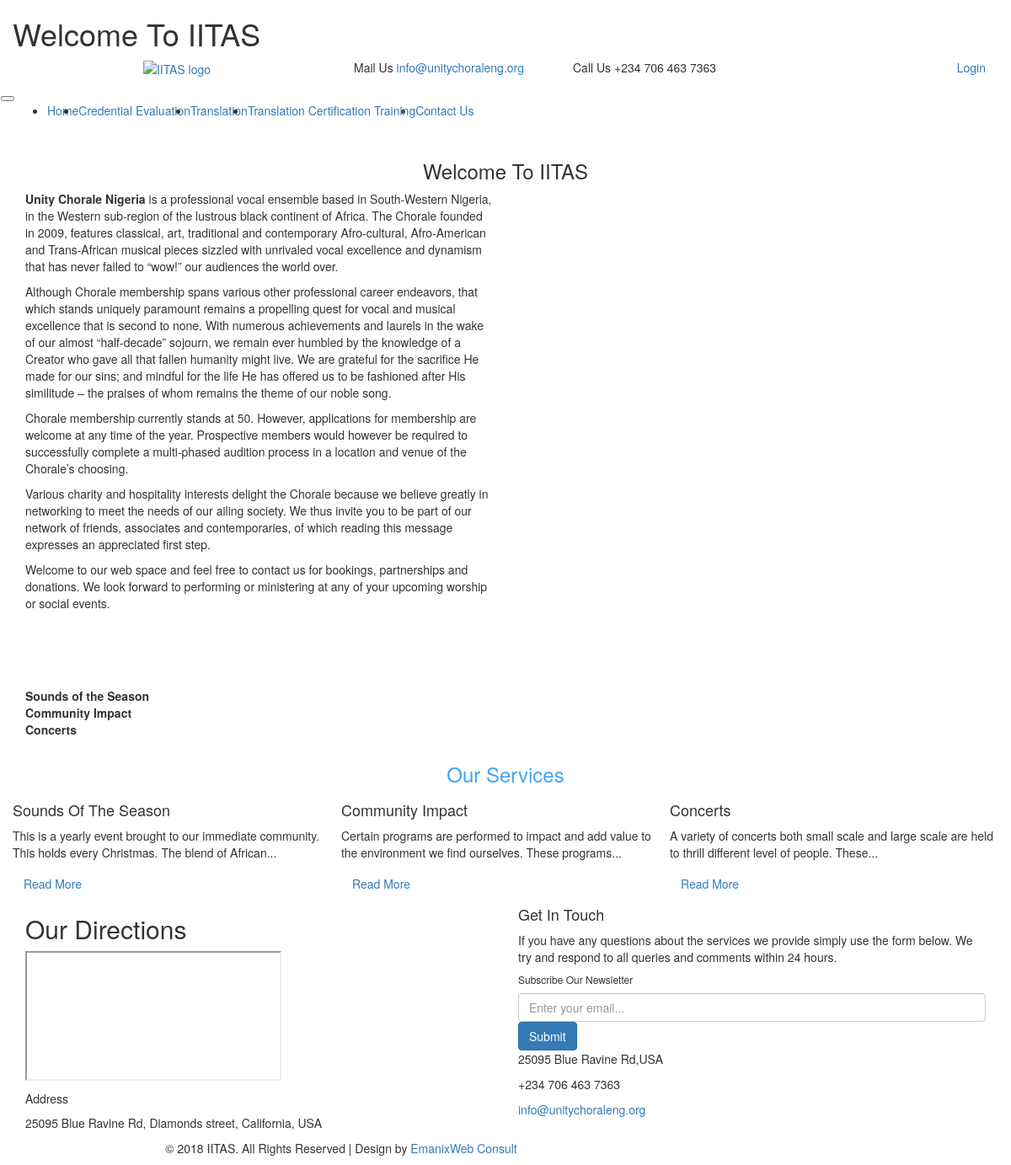
The page / on the database its author committed.
### tables this page shows
CREATE TABLE `ourconnecttb` (
  `conn_id` int(11) NOT NULL,
  `phone1` varchar(20) NOT NULL,
  `phone2` varchar(20) NOT NULL,
  `email` varchar(100) NOT NULL,
  `facebook` varchar(100) NOT NULL,
  `instagram` varchar(100) NOT NULL,
  `googleplus` varchar(100) NOT NULL,
  `twitter` varchar(100) NOT NULL
);

CREATE TABLE `servicestb` (
  `service_id` int(11) NOT NULL,
  `service_head` text NOT NULL,
  `service` text NOT NULL
);

### application/third_party/MX/Controller.php (called while the page is built, shortened)
<?php (defined('BASEPATH')) OR exit('No direct script access allowed');
class MX_Controller
{
	public function __get($class)
	{
		return CI::$APP->$class;
	}
}

### application/models/M_Home.php (called while the page is built, shortened)
<?php
class M_Home extends CI_Model{
    function getWelcome(){
        $this->db->select('*');
        $this->db->from('hometb');
        $query = $this->db->get();
        return $query->result();
    }
    function getServices(){
        $this->db->select('*');
        $this->db->from('servicestb');
        $query = $this->db->get();
        return $query->result();
    }
}

### index.php (called while the page is built, shortened)
<?php
require_once BASEPATH.'core/CodeIgniter.php';

### application/modules/Templates/controllers/Templates.php (called while the page is built, shortened)
<?php
class Templates extends MY_Controller{
    function call_home_template($data = NULL){
        $this->load->view('home_view', $data);
    }
 }

### application/models/M_Admin.php (called while the page is built, shortened)
<?php
class M_Admin extends CI_Model{
    function getConnect(){
        $this->db->select('*');
        $this->db->from('ourconnecttb');
        $query = $this->db->get();
        return $query->result();
    }
}

### application/modules/Home/controllers/Home.php (the view, shortened to what this page needs)
<?php
class Home extends MY_Controller{
    function index($data = NULL){
      $connect = $this->M_Admin->getConnect();
        foreach ($connect as $key => $value) {
            $data['phone1'] = $value->phone1;
            $data['phone2'] = $value->phone2;
            $data['email'] = $value->email;
            $data['facebook'] = $value->facebook;
            $data['googleplus'] = $value->googleplus;
            $data['twitter'] = $value->twitter;
        }
      $data['welcome_message'] = $this->welcomeAddress();
      $data['services_head'] = $this->Service_head();
      $data['services'] = $this->Services();
      $data['header_view'] = 'Templates/header_o';
      $data['footer_view'] = 'Templates/footer';
      $this->templates->call_home_template($data);
    }
    function welcomeAddress(){
      $wel_address = $this->M_Home->getWelcome();
      foreach ($wel_address as $key => $value) {
        $data = $value->home_message;
      }
      return $data;
    }
    function trim_text($input, $length, $ellipses = true, $strip_html = true) {
      if ($strip_html) {
          $input = strip_tags($input);
      }
      $last_space = strrpos(substr($input, 0, $length), ' ');
      $trimmed_text = substr($input, 0, $last_space);
      if ($ellipses) {
          $trimmed_text .= '...';
      }
      return $trimmed_text;
    }
    function Services(){
      $service = $this->M_Home->getServices();
      $services = "";
      if(count($service) > 0){
        foreach ($service as $key => $value) {
          $description = $this->trim_text($value->service,110);
          $services .= "<div class='col-lg-4 services-agile-1 my-lg-0 my-5'>";
          $services .= "<div class='row wthree_agile_us'>";
          $services .= "<div class='col-lg-3 col-md-2 col-3  agile-why-text'>";
          if ($value->service_id == 2){
            $services .= "<div class='wthree_features_grid text-center p-3 border rounded'>";
            $services .= "<i class='fas fa-book'></i></div></div>";
            $services .= "<div class='col-9 agile-why-text-2 about_right'>";
            $services .= "<h4 class='text-capitalize text-white font-weight-bold mb-3'>{$value->service_head}</h4>";
            $services .= "<p>{$description}</p>";
            $services .= "<a class='btn mt-3 service-button p-0' href='".base_url()."Services/service_description/{$value->service_id}' role='button'>Read More<i class='fas fa-long-arrow-alt-right ml-1'></i>";
            $services .= "</a></div></div></div>";
          }elseif ($value->service_id == 3){
            $services .= "<div class='wthree_features_grid text-center p-3 border rounded'>";
            $services .= "<i class='fas fa-graduation-cap'></i></div></div>";
            $services .= "<div class='col-9 agile-why-text-2 about_right'>";
            $services .= "<h4 class='text-capitalize text-white font-weight-bold mb-3'>{$value->service_head}</h4>";
            $services .= "<p>{$description}</p>";
            $services .= "<a class='btn mt-3 service-button p-0' href='".base_url()."Services/service_description/{$value->service_id}' role='button'>Read More<i class='fas fa-long-arrow-alt-right ml-1'></i>";
            $services .= "</a></div></div></div>";
          }elseif($value->service_id == 4){
            $services .= "<div class='wthree_features_grid text-center p-3 border rounded'>";
            $services .= "<i class='fas fa-users'></i></div></div>";
            $services .= "<div class='col-9 agile-why-text-2 about_right'>";
            $services .= "<h4 class='text-capitalize text-white font-weight-bold mb-3'>{$value->service_head}</h4>";
            $services .= "<p>{$description}</p>";
            $services .= "<a class='btn mt-3 service-button p-0' href='".base_url()."Services/service_description/{$value->service_id}' role='button'>Read More<i class='fas fa-long-arrow-alt-right ml-1'></i>";
            $services .= "</a></div></div></div>";
          }
        }
      }
      return $services;
    }
    function Service_head(){
      $service = $this->M_Home->getServices();
      $services = "";
      if(count($service) > 0){
        foreach ($service as $key => $value) {
          $services .= "<li class='mb-2'><i class='fas fa-check mr-3'></i><strong>{$value->service_head}</strong></li>";
        }
      }
      return $services;
    }
}

### application/third_party/MX/Loader.php (shortened to what this page needs)
<?php (defined('BASEPATH')) OR exit('No direct script access allowed');
class MX_Loader extends CI_Loader
{
	protected $_module;
	public $_ci_cached_vars = array();
	public function initialize($controller = NULL)
	{
		$this->_module = CI::$APP->router->fetch_module();
	}
	public function module($module, $params = NULL)
	{
		if (is_array($module)) return $this->modules($module);
		$_alias = strtolower(basename($module));
		CI::$APP->$_alias = Modules::load(array($module => $params));
		return $this;
	}
	public function modules($modules)
	{
		return $this;
	}
	public function view($view, $vars = array(), $return = FALSE)
	{
		list($path, $_view) = Modules::find($view, $this->_module, 'views/');
		if ($path != FALSE)
		{
			$this->_ci_view_paths = array($path => TRUE) + $this->_ci_view_paths;
			$view = $_view;
		}
		if (method_exists($this, '_ci_object_to_array'))
		{
			return $this->_ci_load(array('_ci_view' => $view, '_ci_vars' => $this->_ci_object_to_array($vars), '_ci_return' => $return));
		}
		else
		{
			return $this->_ci_load(array('_ci_view' => $view, '_ci_vars' => $this->_ci_prepare_view_vars($vars), '_ci_return' => $return));
		}
	}
	public function _ci_load($_ci_data)
	{
		extract($_ci_data);
		if (isset($_ci_view))
		{
			$_ci_path = '';
			$_ci_file = (pathinfo($_ci_view, PATHINFO_EXTENSION)) ? $_ci_view : $_ci_view.EXT;
			foreach ($this->_ci_view_paths as $path => $cascade)
			{
				if (file_exists($view = $path.$_ci_file))
				{
					$_ci_path = $view;
					break;
				}
			}
		}
		elseif (isset($_ci_path))
		{
			$_ci_file = basename($_ci_path);
			if( ! file_exists($_ci_path)) $_ci_path = '';
		}
		if (isset($_ci_vars))
			$this->_ci_cached_vars = array_merge($this->_ci_cached_vars, (array) $_ci_vars);
		extract($this->_ci_cached_vars);
		if ((bool) @ini_get('short_open_tag') === FALSE && CI::$APP->config->item('rewrite_short_tags') == TRUE)
		{
			echo eval('?>'.preg_replace("/;*\s*\?>/", "; ?>", str_replace('<?=', '<?php echo ', file_get_contents($_ci_path))));
		}
		else
		{
			include($_ci_path);
		}
	}
}

### application/modules/Templates/views/header_o.php (shortened to what this page needs)
<!DOCTYPE html>
<html lang="zxx">
<head>
	<link rel="stylesheet" href="<?php echo base_url(); ?>asset/cweb/css/bootstrap.css">
	<link href="<?php echo base_url(); ?>asset/cweb/css/mislider.css" rel="stylesheet" type="text/css" />
	<link href="<?php echo base_url(); ?>asset/cweb/css/mislider-custom.css" rel="stylesheet" type="text/css" />
	<link rel="stylesheet" href="<?php echo base_url(); ?>asset/cweb/css/style.css" type="text/css" media="all" />
	<link rel="stylesheet" href="<?php echo base_url(); ?>asset/cweb/css/fontawesome-all.css">
</head>
<body>
	<header>
		<div class="top-head-w3ls py-2 bg-dark">
			<div class="container">
				<div class="row">
					<h1 class="text-capitalize text-white col-7">
						<i class="fas fa-book text-dark bg-white p-2 rounded-circle mr-3"></i>welcome to IITAS</h1>
				</div>
			</div>
		</div>
		<div class="middle-w3ls-nav py-2">
			<div class="container">
				<div class="row">
					<a class="logo font-italic font-weight-bold col-lg-4 text-lg-left text-center" href="<?php echo base_url(); ?>"><img src='<?php echo base_url(); ?>asset/cweb/images/iitas.png' alt='IITAS logo' /></a>
					<div class="col-lg-8 right-info-agiles mt-lg-0 mt-sm-3 mt-1">
						<div class="row">
							<div class="col-sm-4 nav-middle">
								<div class="agile-addresmk">
									<p>
										<span class="font-weight-bold text-dark">Mail Us</span>
										<a href="mailto:mail@example.com"><?php echo $email; ?></a>
									</p>
								</div>
							</div>
							<div class="col-sm-4 col-6 nav-middle mt-sm-0 mt-2">
								<div class="agile-addresmk">
									<p>
										<span class="font-weight-bold text-dark">Call Us</span>
										<?php echo $phone1; ?>
									</p>
								</div>
							</div>
							<div class="col-sm-4 col-6 top-login-butt text-right mt-sm-2">
								<a href="<?php echo base_url(); ?>Login" class="button-head-mow3 text-white">Login</a>
							</div>
						</div>
					</div>
				</div>
			</div>
		</div>
	</header>
	<div class="banner-agile-2">
		<div class="navigation-w3ls">
			<nav class="navbar navbar-expand-lg navbar-light bg-light sticky-nav">
				<button class="navbar-toggler mx-auto" type="button" data-toggle="collapse" data-target="#navbarSupportedContent" aria-controls="navbarSupportedContent"
				 aria-expanded="false" aria-label="Toggle navigation">
				</button>
				<div class="collapse navbar-collapse text-center" id="navbarSupportedContent">
					<ul class="navbar-nav justify-content-center">
						<li class="nav-item active">
							<a class="nav-link text-white" href="<?php echo base_url(); ?>">Home
							</a>
						</li>
						<li class="nav-item dropdown">
							<a class="nav-link dropdown-toggle text-white" href="#" role="button" data-toggle="dropdown" aria-haspopup="true" aria-expanded="false">
								Credential Evaluation
							</a>
						</li>
						<li class="nav-item dropdown">
							<a class="nav-link dropdown-toggle text-white" href="#" role="button" data-toggle="dropdown" aria-haspopup="true" aria-expanded="false">
								Translation
							</a>
						</li>
						<li class="nav-item dropdown">
							<a class="nav-link dropdown-toggle text-white" href="#" role="button" data-toggle="dropdown" aria-haspopup="true" aria-expanded="false">
								Translation Certification Training
							</a>
						</li>
						<li class="nav-item">
							<a class="nav-link text-white" href="contact.html">Contact Us</a>
						</li>
					</ul>
				</div>
			</nav>
		</div>
	</div>

### application/modules/Templates/views/home_view.php (shortened to what this page needs)
<?php $this->load->view($header_view); ?>
	<div class="about py-5">
		<div class="container py-xl-5 py-lg-3">
			<h3 class="title text-capitalize font-weight-light text-dark text-center mb-5">Welcome to
				<span class="font-weight-bold">IITAS</span>
			</h3>
			<div class="row pt-md-4">
				<div class="col-lg-6 about_right">
					<?php echo $welcome_message; ?>
					<br>
					<div class="about_left-list">
						<ul class="list-unstyled">
							<?php echo $services_head; ?>
						</ul>
					</div>
				</div>
				<div class="col-lg-6 left-img-agikes mt-lg-0 mt-sm-4 mt-3 text-right">
				</div>
			</div>
		</div>
	</div>
	<div class="why-choose-agile py-5">
		<div class="container py-xl-5 py-lg-3">
			<h3 class="title text-capitalize font-weight-light text-white text-center mb-5" style="color: #42a5f5">Our
				<span class="font-weight-bold">Services</span>
			</h3>
			<div class="row agileits-w3layouts-grid pt-md-4">
				<?php echo $services; ?>
			</div>
		</div>
	</div>
<?php $this->load->view($footer_view); ?>

### application/modules/Templates/views/footer.php (shortened to what this page needs)
	<footer>
		<div class="container py-4">
			<div class="row py-xl-5 py-sm-3">
				<div class="col-lg-6 map">
					<h2 class="contact-title text-capitalize text-white font-weight-light mb-sm-4 mb-3">our
						<span class="font-weight-bold">directions</span>
					</h2>
					<iframe src="https://www.google.com/maps/embed?pb=!1m18!1m12!1m3!1d3023.495758873587!2d-74.0005340845242!3d40.72911557933012!2m3!1f0!2f0!3f0!3m2!1i1024!2i768!4f13.1!3m3!1m2!1s0x89c25991b7473067%3A0x59fbd02f7b519ce8!2s550+LaGuardia+Pl%2C+New+York%2C+NY+10012%2C+USA!5e0!3m2!1sen!2sin!4v1516166447283"></iframe>
					<div class="conta-posi-w3ls p-4 rounded">
						<h5 class="text-white font-weight-bold mb-3">Address</h5>
						<p>25095 Blue Ravine Rd,
							<span>Diamonds street,</span> California, USA</p>
					</div>
				</div>
				<div class="col-lg-6 contact-agileits-w3layouts mt-lg-0 mt-4">
					<h4 class="contact-title text-capitalize text-white font-weight-light mb-sm-4 mb-3">get in
						<span class="font-weight-bold">touch</span>
					</h4>
					<p class="conta-para-style border-left pl-4">If you have any questions about the services we provide simply use the form below. We try and respond to all queries
						and comments within 24 hours.</p>
					<div class="subscribe-w3ls my-xl-5 my-4">
						<h6 class="text-white text-capitalize mb-4">subscribe our newsletter</h6>
						<form action="#" method="post" class="subscribe_form">
							<input class="form-control" type="email" name="email" placeholder="Enter your email..." required="">
							<button type="submit" class="btn btn-primary submit">Submit</button>
						</form>
					</div>
					<p class="para-agileits-w3layouts text-white">
						<i class="fas fa-map-marker pr-3"></i>25095 Blue Ravine Rd,USA</p>
					<p class="para-agileits-w3layouts text-white my-sm-3 my-2">
						<i class="fas fa-phone pr-3"></i><?php echo $phone1; ?></p>
					<p class="para-agileits-w3layouts">
						<a href="mailto:mail@example.com" class=" text-white"><?php echo $email; ?></a>
					</p>
				</div>
			</div>
		</div>
		<div class="copyright-agiles py-3">
			<div class="container">
				<div class="row">
					<p class="col-lg-8 copy-right-grids text-white text-lg-left text-center mt-lg-1">© 2018 IITAS. All Rights Reserved | Design by
						<a href="<?php echo base_url(); ?>" target="_blank">EmanixWeb Consult</a>
					</p>
					<div class="social-icons text-lg-right text-center col-lg-4 mt-lg-0 mt-3">
					</div>
				</div>
			</div>
		</div>
	</footer>
</body>
</html>

### rows shown on the page
ourconnecttb: email "info@unitychoraleng.org", phone1 "+234 706 463 7363"
servicestb: service_head "Sounds of the Season", service_head "Sounds Of The Season", service "This is a yearly event brought to our immediate community. This holds every Christmas. The blend of African..."
servicestb: service_head "Community Impact", service "Certain programs are performed to impact and add value to the environment we find ourselves. These programs..."
servicestb: service_head "Concerts", service "A variety of concerts both small scale and large scale are held to thrill different level of people. These..."
